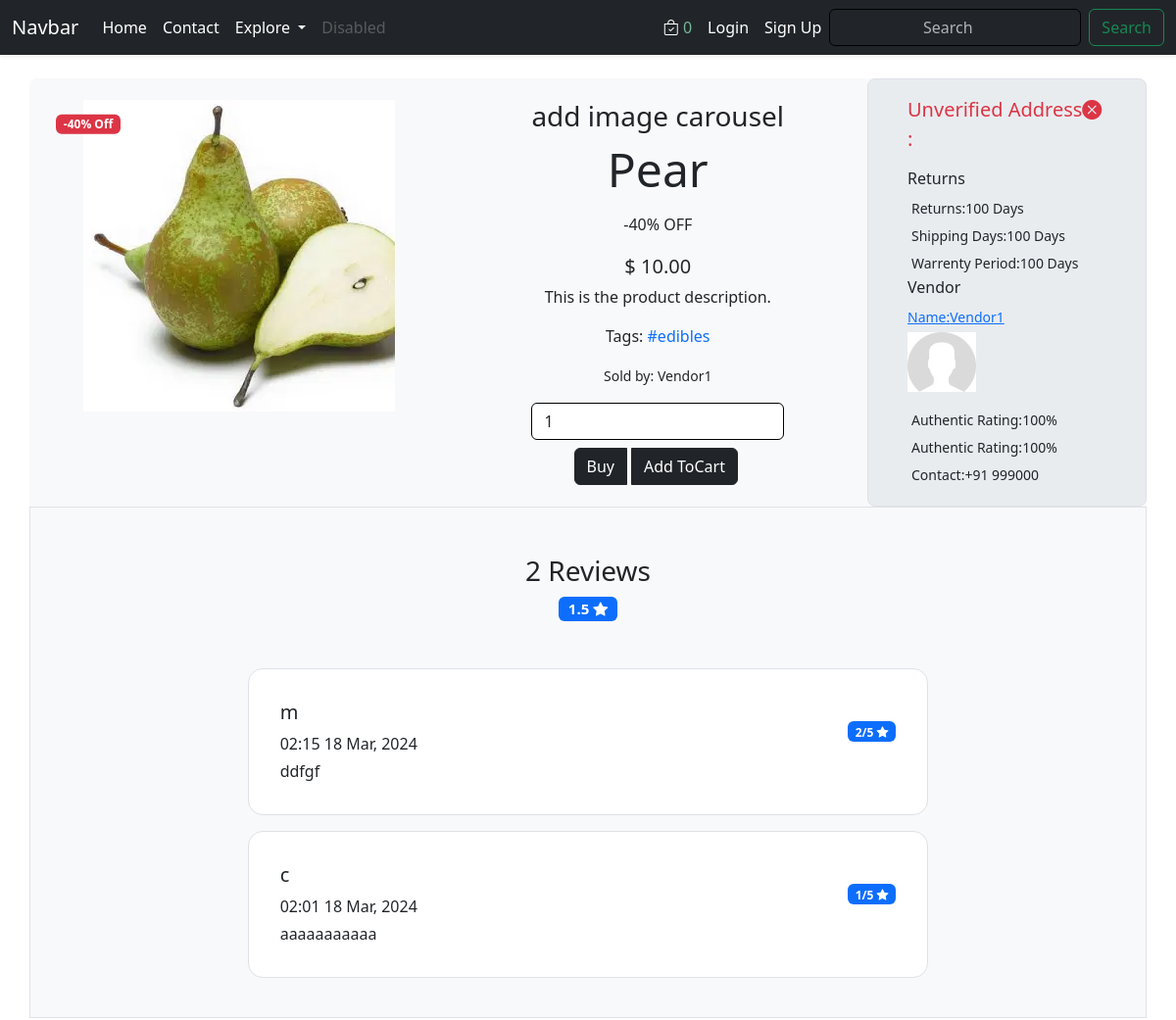
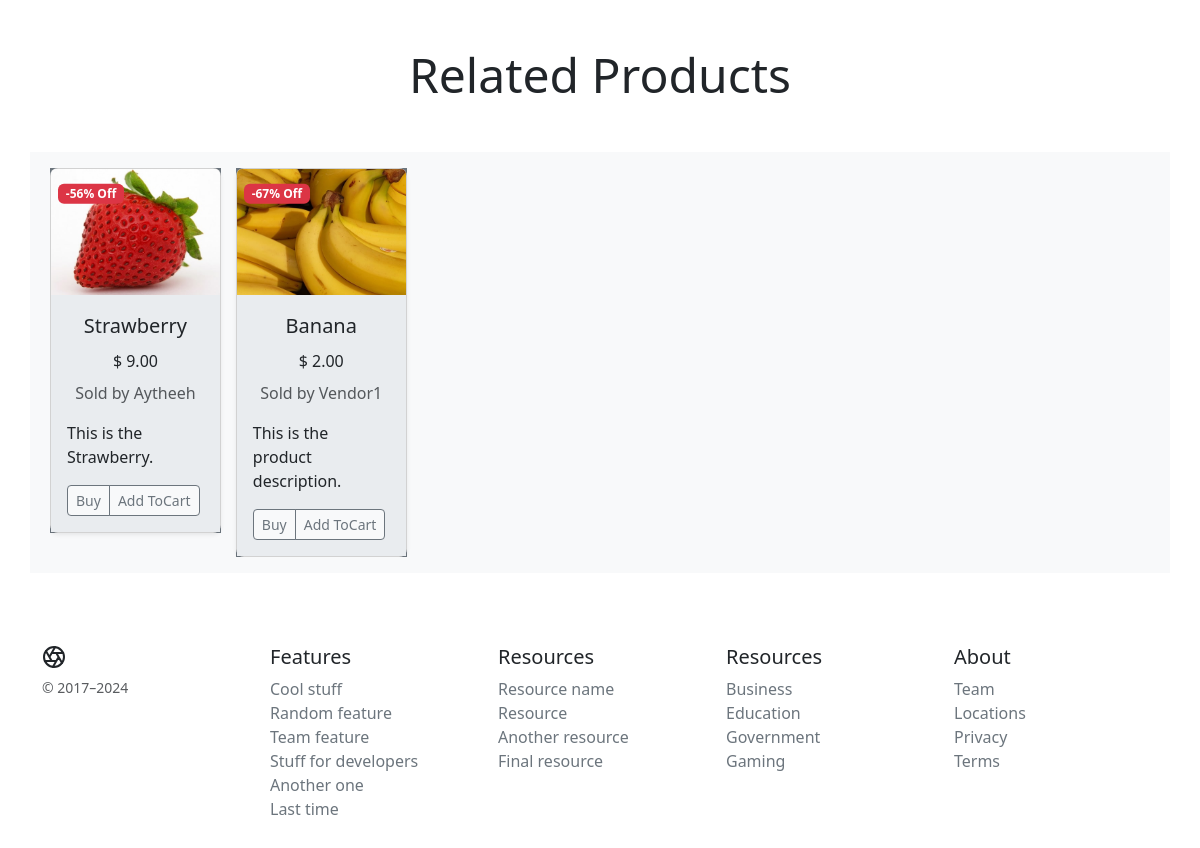
/products/detail/3ea3e4bh4f/, run on the app's committed database (2 pictures, top to bottom).
### core/models.py (models this page shows, shortened)
class Product(models.Model):
    pid = ShortUUIDField(unique=True, length=10,
                         max_length=20, alphabet='abcdefgh12345')
    title = models.CharField(max_length=100)
    image = models.ImageField(upload_to=user_directory_path)
    description = models.TextField(
        null=True, blank=True, default="This is the product description.")
    user = models.ForeignKey(User, on_delete=models.SET_NULL, null=True)
    category = models.ForeignKey(
        Category, on_delete=models.SET_NULL, null=True)
    vendor = models.ForeignKey(Vendor, on_delete=models.SET_NULL, null=True)
    price = models.DecimalField(
        max_digits=9999999, decimal_places=2, default="1.99")
    old_price = models.DecimalField(
        max_digits=9999999, decimal_places=2, default="2.99")
    specifications = models.TextField(null=True, blank=True)
    tags = TaggableManager(blank=True)
    product_status = models.CharField(
        choices=STATUS, max_length=10, default="in_review")
    status = models.BooleanField(default=True)
    in_stock = models.BooleanField(default=True)
    featured = models.BooleanField(default=False)
    digital = models.BooleanField(default=False)
    sku = ShortUUIDField(unique=True, length=4,
                         max_length=10, alphabet='1234567890')
    date = models.DateTimeField(auto_now_add=True)
    updated = models.DateTimeField(null=True, blank=True)
    class Meta:
        verbose_name_plural = "Products"
    def get_percentage(self):
        new_price = (self.price / self.old_price) * 100
        return new_price

class Vendor(models.Model):
    vid = ShortUUIDField(unique=True, length=10, max_length=20,
                         prefix="ven", alphabet="abcdefgh12345")
    title = models.CharField(max_length=100, default='DefaultVendorName')
    image = models.ImageField(
        upload_to=user_directory_path, default='category.jpg')
    description = models.TextField(
        null=True, blank=True, default="This is the product description.")
    user = models.ForeignKey(User, on_delete=models.SET_NULL, null=True)
    address = models.CharField(max_length=100, default="123 Main St")
    contact = models.CharField(max_length=100, default="+91 999000")
    chat_response_time = models.CharField(max_length=100, default="100")
    shipping_on_time = models.CharField(max_length=100, default="100")
    authentic_rating = models.CharField(max_length=100, default="100")
    days_return = models.CharField(max_length=100, default="100")
    warrenty_period = models.CharField(max_length=100, default="100")
    class Meta:
        verbose_name_plural = "Vendors"
    def __str__(self):
        return self.title

class ProductReview(models.Model):
    user = models.ForeignKey(User, on_delete=models.SET_NULL, null=True)
    product = models.ForeignKey(
        Product, on_delete=models.SET_NULL, null=True, related_name="reviews")
    review = models.TextField()
    rating = models.IntegerField(choices=RATING, default=None)
    date = models.DateTimeField(auto_now_add=True)
    class Meta:
        verbose_name_plural = "Product Reviews"

### userauth/models.py (models this page shows)
class User(AbstractUser):
    email = models.EmailField(unique=True)
    username = models.CharField(max_length=100)
    USERNAME_FIELD = "email"
    REQUIRED_FIELDS = ['username']
    def __str__(self):
        return self.username

### core/views.py (the view)
def products_detail_view(request, pid):
    product = get_object_or_404(Product, pid=pid)
    related_products = Product.objects.filter(
        category=product.category, product_status='published'
    ).exclude(pid=product.pid)
    p_images = product.p_images.all()
    reviews_of_product = ProductReview.objects.filter(
        product=product).order_by('-date')
    total_rating = 0
    for i in reviews_of_product:
        total_rating += i.rating
    try:
        average_rating = total_rating/len(reviews_of_product)
    except ZeroDivisionError:
        average_rating = "Not Rated"
    review_form = ReviewForm()
    if request.user.is_authenticated:
        user = request.user
        no_of_reviews = ProductReview.objects.filter(
            product=product, user=user).count()
        can_review = False
        if no_of_reviews == 0:
            can_review = True
    else:
        user = None
        can_review = False  # Allow anonymous users to review
    context = {
        'product': product,
        'related_products': related_products,
        'p_images': p_images,
        'reviews_of_product': reviews_of_product,
        'average_rating': average_rating,
        'review_form': review_form,
        'can_review': can_review,
    }
    return render(request, 'core/product-detail.html', context=context)

### core/forms.py
class ReviewForm(forms.ModelForm):
    RATING = (
        (1, "★☆☆☆☆"),
        (2, "★★☆☆☆"),
        (3, "★★★☆☆"),
        (4, "★★★★☆"),
        (5, "★★★★★"),
    )
    class Meta:
        model = ProductReview
        fields = ['review', 'rating']
    rating = forms.ChoiceField(choices=RATING, widget=forms.Select(attrs={
        'class': 'form-select m-2 p-2',
    }))
    review = forms.CharField(widget=forms.Textarea(attrs={
        'class': 'form-control m-2 p-2',
        'placeholder': 'Write your Review here...'
    }))

### core/context_processors.py (called while the page is built)
def default(request):
    categories_context = Category.objects.all()
    vendors_context = Vendor.objects.all()
    try:
        address_context = Address.objects.get(user=request.user)
    except:
        address_context = None
    min_max_price = Product.objects.aggregate(Min("price"), Max("price"))
    return {
        'categories_context': categories_context,
        'vendors_context': vendors_context,
        'address_context': address_context,
        'min_max_price_context': min_max_price,
    }

### Templates/core/product-detail.html (shortened to what this page needs)
{%extends 'core/base.html' %}
{%load static %}
{%block content%}
<div class="container my-4 bg-body-tertiary rounded-3">
    <div class="row justify-content-center align-items-center ">
        <div class="col-lg-9 col-md-12 ">
            <div class="row">
                <div class="col-lg-6 col-md-7 position-relative text-center">
                    <div class="position-absolute top-0 start-0 translate-middle badge bg-danger"
                        style="z-index: 1; margin-top: 25px; margin-left: 60px;">
                        -{{ product.get_percentage|floatformat:0 }}% Off
                    </div>
                    <img src="{{ product.image.url }}" class="img-fluid img-hover" alt="">
                </div>
                <div class="col-lg-6 col-md-5 bg-body-tertiary d-flex justify-content-center align-items-center">
                    <div class="text-center">
                        <h3>add image carousel</h3>
                        <p class="display-5 ">{{ product.title }}</p>
                        <p><small class="fs-6">-{{ product.get_percentage|floatformat:0 }}% OFF</small></p>
                        <p class="lead mb-1 fw-normal ">$
                            <span class="lead mb-1 fw-normal current-product-price-{{product.id}}">{{product.price }}</span>
                        </p>
                        <p><small class="fs-6">{{ product.description }}</small></p>
                        <p><small class="fs-6">{% if product.tags.count >= 1 %}Tags:{% for tag in product.tags.all %}<a
                                    class="text-decoration-none" href=" {% url 'core:tags' tag.name %}">
                                    #{{tag.name}}</a>{%endfor%}{%endif%}</small>
                        </p>
                        <p><small class="">Sold by: {{ product.vendor }}</small></p>
                        <input type="number" class="w-100 my-2 form-control product-quantity-{{ product.id }}" name="" value="1" id="product-quantity">
                        <div class="btn-group">
                            <button
                      type="button"
                      class="btn btn btn-dark"
                    >
                      Buy
                    </button>
                    <button
                      type="button"
                      class="btn btn btn-dark mx-1 add-to-cart-btn"
                      data-index="{{product.id}}"
                      id="add-to-cart-btn"
                    >
                      Add ToCart
                    </button>
                        </div>
                    </div>
                </div>
            </div>
        </div>
        <div class="col-lg-3 col-md-12 bg-body-secondary rounded-3 border">
            <div class="row justify-content-center align-items-center m-2 p-2">
                <div class="col-md-4 col-sm-12 col-lg-12 col-xl-12">
                    {% if address.status %}
                    <p class="lead fw-normal text-success">Verified Address<i class="bi bi-check-circle-fill"></i>: </p>
                    <p>{{address.address}}</p>
                    {%else%}
                    <p class="lead fw-normal text-danger">Unverified Address<i class="bi bi-x-circle-fill"></i>: </p>
                    {%endif%}
                </div>
                <div class="col-md-4 col-sm-12 col-lg-12 col-xl-12">
                    <h6>Returns</h6>
                    <p class="m-1"><small>Returns:{{product.vendor.days_return}} Days</small></p>
                    <p class="m-1"><small>Shipping Days:{{product.vendor.shipping_on_time}} Days</small></p>
                    <p class="m-1"><small>Warrenty Period:{{product.vendor.warrenty_period}} Days</small></p>
                </div>
                <div class="col-md-4 col-sm-12 col-lg-12 col-xl-12">
                    <h6>Vendor</h6>
                    <p class="mb-1"><small><a
                                href="{% url 'core:vendor-details' product.vendor.vid %}">Name:{{product.vendor.title}}</small></a>
                    </p>
                    <p>
                        <img src="{{product.vendor.image.url}}" class="img-fluid " alt="">
                    </p>
                    <p class="m-1"><small>Authentic Rating:{{product.vendor.authentic_rating}}%</small></p>
                    <p class="m-1"><small>Authentic Rating:{{product.vendor.authentic_rating}}%</small></p>
                    <p class="m-1"><small>Contact:{{product.vendor.contact}}</small></p>
                </div>
            </div>
        </div>
    </div>
    <div class="row bg-body-tertiary align-items-start justify-content-center border">
        <h3 class="lead text-center mt-5 fs-3">{{reviews_of_product.count}} Review{{reviews_of_product|pluralize}}</h3>
        <h4 class="lead text-center"><span class="badge bg-primary ">{{average_rating|floatformat}}&nbsp;<i
                    class="bi bi-star-fill"></i> </span></h4>
        <div class="col-xl-8 col-lg-12 col-md-12 col-sm-12 p-3 my-2">
            {% for i in reviews_of_product %}
            <div class="card border m-3 p-3">
                <div class="card-body">
                    <div class="row align-items-center">
                        <div class="col-md-8">
                            <h5 class="card-title">{{ i.user }}</h5>
                            <p class="card-text mb-1">{{ i.date|date:"h:i d M, Y" }}</p>
                        </div>
                        <div class="col-md-4 text-md-end">
                            <span class="badge bg-primary">{{ i.rating }}/5 <i class="bi bi-star-fill"></i></span>
                        </div>
                    </div>
                    <p class="card-text">{{ i.review }}</p>
                </div>
            </div>
            {% endfor %}
        </div>
    </div>
</div>
{% if related_products%}
<div class="container">
    <p class="display-5 text-center my-5">Related Products</p>
</div>
<div class="container bg-body-secondary align-items-center  my-4 ">
    <div class="row bg-body-tertiary">
        <div class="col-12">
            <div class="owl-carousel owl-theme p-2 m-2 mx-auto">
                {% for i in related_products %}
                <div class="item bg-secondary align-items-center">
                    <div class=" card shadow-sm border-1 rounded-3" style="max-width: 250px; position: relative;">
                        <div class="position-absolute top-0 start-0 translate-middle badge bg-danger"
                            style="z-index: 1; margin-top: 25px; margin-left: 40px;">
                            -{{i.get_percentage|floatformat:0}}% Off
                        </div>
                        <a href="{% url 'core:product-details' i.pid %}" class="text-decoration-none text-dark">
                            <div class="ratio ratio-4x3">
                                <img src="{{ i.image.url }}" class="card-img-top img-fluid" width="100%" height="100%"
                                    role="img" preserveAspectRatio="xMidYMid slice" focusable="false">
                            </div>
                        </a>
                        <div class="card-body bg-body-secondary">
                            <a href="{% url 'core:product-details' i.pid %}" class="text-decoration-none text-dark">
                                <p class="card-title text-center fs-5">{{i.title}}</p>
                            </a>
                            <p class="card-title text-center fs-6">$
                                <span class="current-product-price-{{i.id}}">{{i.price}}</span></p>
                            <p class="card-text text-center"><small class="text-body-secondary fs-6">Sold by
                                    {{i.vendor}}</small></p>
                            <p class="card-text">{{i.description}}</p>
                            <div class="d-flex justify-content-between align-items-center">
                                <div class="btn-group bg-body-tertiary">
                                    <button
                      type="button"
                      class="btn btn-outline-secondary btn-sm"
                    >
                      Buy
                    </button>
                    <button
                      type="button"
                      class="btn btn-outline-secondary btn-sm add-to-cart-btn"
                      data-index="{{i.id}}"
                      id="add-to-cart-btn"
                    >
                      Add ToCart
                    </button>
                                </div>
                            </div>
                        </div>
                    </div>
                </div>
                {%endfor%}
            </div>
        </div>
    </div>
</div>
{%else%}
<div class="container">
    <p class="display-5 text-center my-5">No Related Products</p>
</div>
{%endif%}
{%endblock%}

### static/css/styles.css (style rules this page uses)
.card { transition: transform 0.3s, box-shadow 0.3s; border-radius: 15px; }
.btn { transition: color 0.3s; }
.form-control { border-color: black; }
input::placeholder { text-align: center; }
.img-hover { transition: transform 0.3s ease; }

### data on the page
Product: get_percentage "40", image (picture), title "Pear", price "10.00", description "This is the product description.", vendor "Vendor1", vendor.days_return "100", vendor.shipping_on_time "100", vendor.warrenty_period "100", vendor.image (placeholder picture), vendor.authentic_rating "100", vendor.contact "+91 999000"
Tag: name "edibles"
ProductReview: user "m", date "02:15 18 Mar, 2024", rating "2", review "ddfgf"
ProductReview: user "c", date "02:01 18 Mar, 2024", rating "1", review "aaaaaaaaaaa"
Product: get_percentage "56", image (picture), title "Strawberry", price "9.00", vendor "Aytheeh", description "This is the Strawberry."
Product: get_percentage "67", image (picture), title "Banana", price "2.00", vendor "Vendor1", description "This is the product description."

### other printed values
{{ request.session.cart_data_obj|length }} "0"
{{ reviews_of_product.count }} "2"
{{ average_rating|floatformat }} "1.5"
